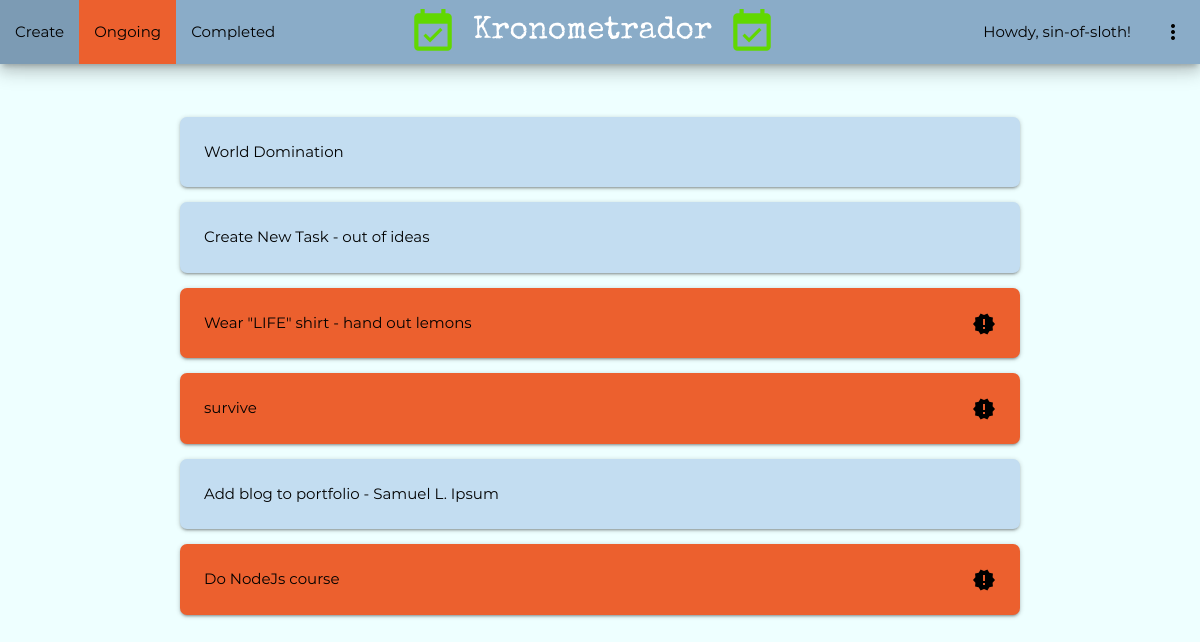
/current/ (signed in), run on an earlier commit of the app's database.
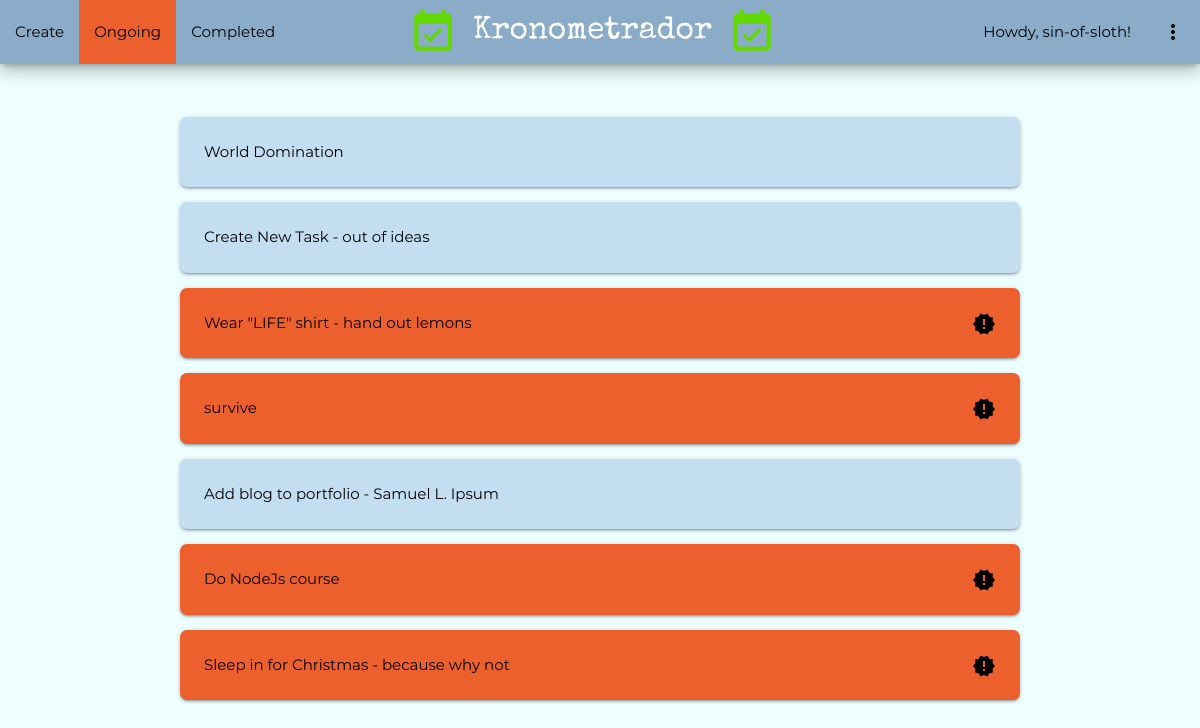
And on a later commit of the database.
### todo/models.py (models this page shows, shortened)
class Todo(models.Model) :
    title = models.CharField(max_length=30)
    memo = models.TextField(blank=True)
    created = models.DateTimeField(auto_now_add=True)
    datecompleted = models.DateTimeField(null=True, blank=True)
    important = models.BooleanField(default=False)
    user = models.ForeignKey(User, on_delete=models.CASCADE)

### todo/views.py (the view)
# urls.py: path('current/', views.currenttodos, name='currenttodos'),
@login_required
def currenttodos(request) :
    todos = Todo.objects.filter(user=request.user, datecompleted__isnull=True)
    count = Quote.objects.all().aggregate(count=Count('id'))['count']
    rand_index = randint(0, count - 1)
    time_quote = Quote.objects.all()[rand_index]
    return render(request, 'todo/currenttodos.html', {'todos':todos, 'time_quote':time_quote})

### todo/templates/todo/currenttodos.html (shortened to what this page needs)
{% extends 'todo/base.html' %}
{% block home-url %}{% url 'home' %}{% endblock %}
{% block create-url %}{% url 'createtodo' %}{% endblock %}
{% block current-url %}#!{% endblock %}
{% block completed-url %}{% url 'completedtodos' %}{% endblock %}
{% block current-active %}class="active"{% endblock %}
{% block content %}
<div class="container">
    {% if todos %}
    {% for todo in todos %}
    <div class="card-panel {% if todo.important %}imp-{% endif %}todo-card">
        <a href="{% url 'viewtodo' todo.id %}">
            {{ todo.title }}
            {% if todo.memo %}
                - {{ todo.memo }}
            {% endif %}
        </a>
        {% if todo.important %}
        <i class="material-icons right">new_releases</i>
        {% endif %}
    </div>
    {% endfor %}
    {% endif %}
</div>
{% endblock %}

What changed in the data, as far as the page shows it:
added Todo: title "Sleep in for Christmas", memo "because why not", important True (drawn)
